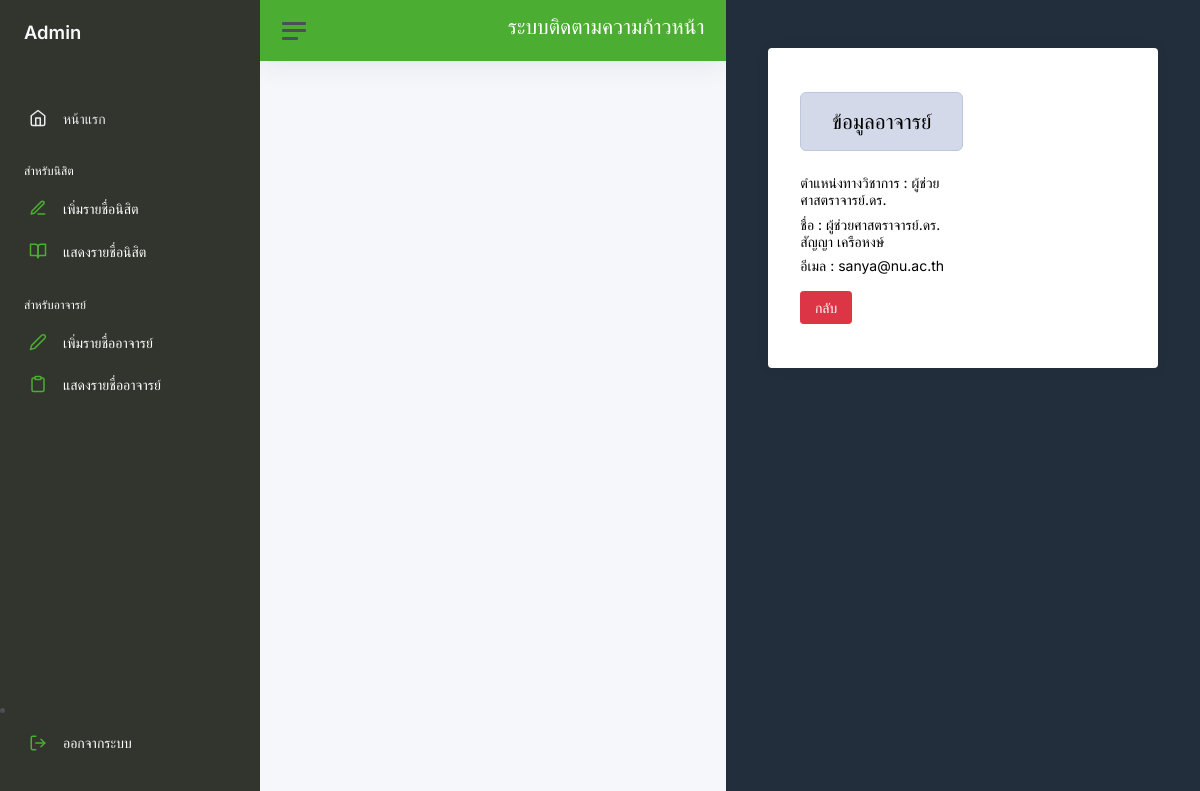
Page /showt.php?teachers_id=6 (signed in) on the committed database.
### tables this page shows
CREATE TABLE `teachers` (
  `teachers_id` int(10) NOT NULL,
  `teachers_pic` varchar(255) NOT NULL,
  `teachers_user` varchar(255) NOT NULL,
  `teachers_password` varchar(255) NOT NULL,
  `teachers_prefix` varchar(255) NOT NULL,
  `teachers_first_name` varchar(255) NOT NULL,
  `teachers_last_name` varchar(255) NOT NULL,
  `teachers_email` varchar(255) NOT NULL
);

### showt.php (the view, shortened to what this page needs)
<?php include 'config/db.php';
$idt = isset($_GET['teachers_id']) ? $_GET['teachers_id'] : '';
$sql = "SELECT * FROM teachers WHERE teachers_id  = '$idt'";
$result = mysqli_query($conn, $sql);
$row = mysqli_fetch_array($result);
?>
<!DOCTYPE html>
<html lang="en">
<head>
    <link href="node_modules/bootstrap/dist/css/bootstrap.min.css" rel="stylesheet">
    <link rel="stylesheet" href="sass/custom.css">
    <link href="css/app.css" rel="stylesheet">
</head>
<body>
    <div class="wrapper">
        <nav id="sidebar" class="sidebar js-sidebar">
            <div class="sidebar-content js-simplebar">
                <a class="sidebar-brand" href="index.php">
                    <span class="align-middle">Admin</span>
                </a>
                <ul class="sidebar-nav">
                    <li class="sidebar-header">
                    </li>
                    <li class="sidebar-item active">
                        <a class="sidebar-link" href="index.php">
                            <i class="align-middle" data-feather="home"></i> <span class="align-middle">หน้าแรก</span>
                        </a>
                    </li>
                    <li class="sidebar-header">
                        สำหรับนิสิต
                    </li>
                    <li class="sidebar-item">
                        <a class="sidebar-link" a href="adds.php">
                            <i class="align-middle" data-feather="edit-3"></i> <span class="align-middle">เพิ่มรายชื่อนิสิต</span>
                        </a>
                    </li>
                    <li class="sidebar-item">
                        <a class="sidebar-link" href="show_student.php">
                            <i class="align-middle" data-feather="book-open"></i> <span class="align-middle">แสดงรายชื่อนิสิต</span>
                        </a>
                    </li>
                    <li class="sidebar-header">
                        สำหรับอาจารย์
                    </li>
                    <li class="sidebar-item">
                        <a class="sidebar-link" href="addT.php">
                            <i class="align-middle" data-feather="edit-2"></i> <span class="align-middle">เพิ่มรายชื่ออาจารย์</span>
                        </a>
                    </li>
                    <li class="sidebar-item">
                        <a class="sidebar-link" href="show_teacher.php">
                            <i class="align-middle" data-feather="clipboard"></i> <span class="align-middle">แสดงรายชื่ออาจารย์</span>
                        </a>
                    </li>
                </ul>
                <li class="sidebar-item">
                    <a class="sidebar-link" href="logout.php">
                        <i class="align-middle" data-feather="log-out"></i> <span class="align-middle">ออกจากระบบ</span>
                    </a>
                </li>
                <div class="sidebar-cta">
                    <div class="">
                    </div>
                </div>
            </div>
        </nav>
        <div class="main">
            <nav class="navbar navbar-expand navbar-light navbar-bg">
                <a class="sidebar-toggle js-sidebar-toggle">
                    <i class="hamburger align-self-center"></i>
                </a>
                <div class="navbar-collapse collapse">
                    <ul class="navbar-nav navbar-align">
                        <li class="nav-item dropdown">
                        <li class="nav-item dropdown">
                            <marquee direction="left">
                                <h3><span class="text-white">ระบบติดตามความก้าวหน้า</span>
                            </marquee>
                        </li>
                    </ul>
                </div>
            </nav>
            <div class="container">
                <main class="content">
                    <div class="card-body">
                        <div class="row">
                            <div class="card">
                                <div class="card-body">
                                    <div class="col-sm-6">
                                        <div class=" h3 text-center alert alert-primary mb-4 mt-4 " role="alert"> ข้อมูลอาจารย์ </div>
                                        <div class="h5">ตำแหน่งทางวิชาการ : <?= $row["teachers_prefix"] ?></div>
                                        <div class="h5">ชื่อ : <?= $row["teachers_prefix"] ?> <?= $row["teachers_first_name"] ?>
                                            <?= $row["teachers_last_name"] ?> </div>
                                        <div class="h5">อีเมล : <?= $row["teachers_email"] ?></div>
                                        <a href="show_teacher.php" class="btn btn-danger mb-4 mt-2">กลับ</a>
                                    </div>
                                </div>
                            </div>
</body>
</html>

### rows in the picture
teachers: teachers_prefix "ผู้ช่วยศาสตราจารย์.ดร.", teachers_first_name "สัญญา", teachers_last_name "เครือหงษ์", teachers_email "sanya@nu.ac.th"
